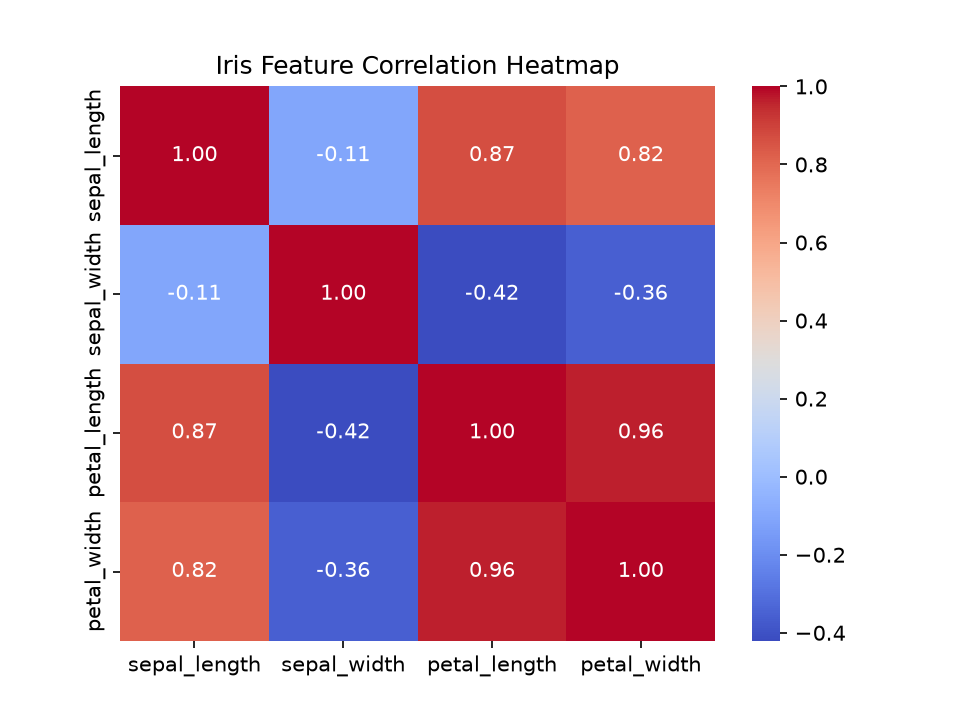

The Python source for this figure:
import pandas as pd
import seaborn as sns
import matplotlib.pyplot as plt

df = pd.read_csv("iris.csv")

# 去掉 species 列，只保留4个数值列，计算相关系数
numeric_df = df[['sepal_length', 'sepal_width', 'petal_length', 'petal_width']]
corr = numeric_df.corr()

# 画热力图
sns.heatmap(corr, annot=True, cmap='coolwarm', fmt='.2f')
plt.title('Iris Feature Correlation Heatmap')
plt.savefig('day06_heatmap.png', dpi=150)
plt.show()
